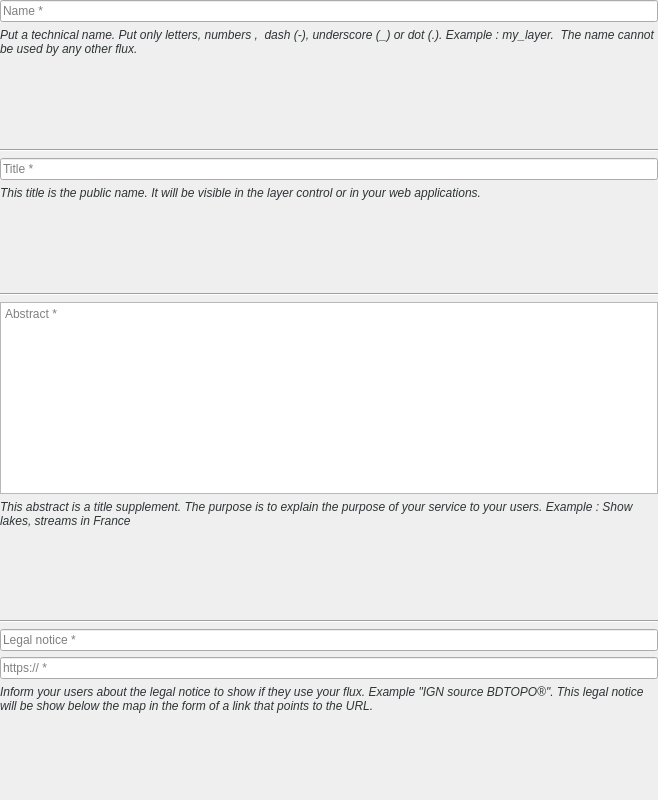
<?xml version="1.0" encoding="UTF-8"?>
<ui version="4.0">
 <class>wdg_publication_form</class>
 <widget class="QWidget" name="wdg_publication_form">
  <property name="geometry">
   <rect>
    <x>0</x>
    <y>0</y>
    <width>658</width>
    <height>800</height>
   </rect>
  </property>
  <property name="windowTitle">
   <string>Publication Widget</string>
  </property>
  <property name="windowOpacity">
   <double>0.900000000000000</double>
  </property>
  <property name="locale">
   <locale language="English" country="UnitedStates"/>
  </property>
  <layout class="QGridLayout" name="gridLayout">
   <property name="leftMargin">
    <number>0</number>
   </property>
   <property name="topMargin">
    <number>0</number>
   </property>
   <property name="rightMargin">
    <number>0</number>
   </property>
   <property name="bottomMargin">
    <number>0</number>
   </property>
   <item row="12" column="0">
    <widget class="Line" name="hl_3">
     <property name="orientation">
      <enum>Qt::Horizontal</enum>
     </property>
    </widget>
   </item>
   <item row="1" column="0">
    <widget class="QLabel" name="lbl_name_hint">
     <property name="enabled">
      <bool>false</bool>
     </property>
     <property name="font">
      <font>
       <italic>true</italic>
      </font>
     </property>
     <property name="cursor">
      <cursorShape>IBeamCursor</cursorShape>
     </property>
     <property name="styleSheet">
      <string notr="true">color: rgb(46, 52, 54)</string>
     </property>
     <property name="text">
      <string>Put a technical name. Put only letters, numbers ,  dash (-), underscore (_) or dot (.). Example : my_layer.  The name cannot be used by any other flux.</string>
     </property>
     <property name="scaledContents">
      <bool>true</bool>
     </property>
     <property name="wordWrap">
      <bool>true</bool>
     </property>
     <property name="textInteractionFlags">
      <set>Qt::LinksAccessibleByMouse|Qt::TextSelectableByMouse</set>
     </property>
    </widget>
   </item>
   <item row="13" column="0">
    <widget class="QLineEdit" name="lne_legal_notice">
     <property name="locale">
      <locale language="English" country="UnitedStates"/>
     </property>
     <property name="inputMethodHints">
      <set>Qt::ImhNone</set>
     </property>
     <property name="text">
      <string notr="true"/>
     </property>
     <property name="placeholderText">
      <string>Legal notice *</string>
     </property>
    </widget>
   </item>
   <item row="15" column="0">
    <widget class="QLabel" name="lbl_legal_hint">
     <property name="font">
      <font>
       <italic>true</italic>
      </font>
     </property>
     <property name="cursor">
      <cursorShape>IBeamCursor</cursorShape>
     </property>
     <property name="styleSheet">
      <string notr="true">color: rgb(46, 52, 54)</string>
     </property>
     <property name="text">
      <string>Inform your users about the legal notice to show if they use your flux. Example &quot;IGN source BDTOPO®&quot;. This legal notice will be show below the map in the form of a link that points to the URL.</string>
     </property>
     <property name="scaledContents">
      <bool>true</bool>
     </property>
     <property name="wordWrap">
      <bool>true</bool>
     </property>
     <property name="textInteractionFlags">
      <set>Qt::LinksAccessibleByMouse|Qt::TextSelectableByMouse</set>
     </property>
    </widget>
   </item>
   <item row="11" column="0">
    <spacer name="verticalSpacer_2">
     <property name="orientation">
      <enum>Qt::Vertical</enum>
     </property>
     <property name="sizeHint" stdset="0">
      <size>
       <width>20</width>
       <height>40</height>
      </size>
     </property>
    </spacer>
   </item>
   <item row="14" column="0">
    <widget class="QLineEdit" name="lne_url_legal">
     <property name="locale">
      <locale language="English" country="UnitedStates"/>
     </property>
     <property name="inputMethodHints">
      <set>Qt::ImhNone</set>
     </property>
     <property name="text">
      <string notr="true"/>
     </property>
     <property name="placeholderText">
      <string notr="true">https:// *</string>
     </property>
    </widget>
   </item>
   <item row="0" column="0">
    <widget class="QLineEdit" name="lne_name">
     <property name="font">
      <font>
       <underline>false</underline>
      </font>
     </property>
     <property name="locale">
      <locale language="English" country="UnitedStates"/>
     </property>
     <property name="inputMethodHints">
      <set>Qt::ImhNone</set>
     </property>
     <property name="text">
      <string notr="true"/>
     </property>
     <property name="placeholderText">
      <string>Name *</string>
     </property>
    </widget>
   </item>
   <item row="8" column="0">
    <widget class="Line" name="hl_2">
     <property name="orientation">
      <enum>Qt::Horizontal</enum>
     </property>
    </widget>
   </item>
   <item row="16" column="0">
    <spacer name="verticalSpacer">
     <property name="orientation">
      <enum>Qt::Vertical</enum>
     </property>
     <property name="sizeHint" stdset="0">
      <size>
       <width>20</width>
       <height>40</height>
      </size>
     </property>
    </spacer>
   </item>
   <item row="7" column="0">
    <spacer name="verticalSpacer_3">
     <property name="orientation">
      <enum>Qt::Vertical</enum>
     </property>
     <property name="sizeHint" stdset="0">
      <size>
       <width>20</width>
       <height>40</height>
      </size>
     </property>
    </spacer>
   </item>
   <item row="2" column="0">
    <spacer name="verticalSpacer_4">
     <property name="orientation">
      <enum>Qt::Vertical</enum>
     </property>
     <property name="sizeHint" stdset="0">
      <size>
       <width>20</width>
       <height>40</height>
      </size>
     </property>
    </spacer>
   </item>
   <item row="6" column="0">
    <widget class="QLabel" name="lbl_title_hint">
     <property name="font">
      <font>
       <italic>true</italic>
      </font>
     </property>
     <property name="cursor">
      <cursorShape>IBeamCursor</cursorShape>
     </property>
     <property name="styleSheet">
      <string notr="true">color: rgb(46, 52, 54)</string>
     </property>
     <property name="text">
      <string>This title is the public name. It will be visible in the layer control or in your web applications.</string>
     </property>
     <property name="scaledContents">
      <bool>true</bool>
     </property>
     <property name="wordWrap">
      <bool>true</bool>
     </property>
     <property name="textInteractionFlags">
      <set>Qt::LinksAccessibleByMouse|Qt::TextSelectableByMouse</set>
     </property>
    </widget>
   </item>
   <item row="5" column="0">
    <widget class="QLineEdit" name="lne_title">
     <property name="inputMethodHints">
      <set>Qt::ImhNone</set>
     </property>
     <property name="text">
      <string notr="true"/>
     </property>
     <property name="placeholderText">
      <string>Title *</string>
     </property>
    </widget>
   </item>
   <item row="9" column="0">
    <widget class="QTextEdit" name="txe_abstract">
     <property name="sizePolicy">
      <sizepolicy hsizetype="Expanding" vsizetype="Fixed">
       <horstretch>0</horstretch>
       <verstretch>0</verstretch>
      </sizepolicy>
     </property>
     <property name="autoFormatting">
      <set>QTextEdit::AutoNone</set>
     </property>
     <property name="documentTitle">
      <string/>
     </property>
     <property name="placeholderText">
      <string>Abstract *</string>
     </property>
    </widget>
   </item>
   <item row="3" column="0">
    <widget class="Line" name="hl_1">
     <property name="orientation">
      <enum>Qt::Horizontal</enum>
     </property>
    </widget>
   </item>
   <item row="10" column="0">
    <widget class="QLabel" name="lbl_abstract_hint">
     <property name="font">
      <font>
       <italic>true</italic>
      </font>
     </property>
     <property name="cursor">
      <cursorShape>IBeamCursor</cursorShape>
     </property>
     <property name="styleSheet">
      <string notr="true">color: rgb(46, 52, 54)</string>
     </property>
     <property name="text">
      <string>This abstract is a title supplement. The purpose is to explain the purpose of your service to your users. Example : Show lakes, streams in France</string>
     </property>
     <property name="scaledContents">
      <bool>true</bool>
     </property>
     <property name="wordWrap">
      <bool>true</bool>
     </property>
     <property name="textInteractionFlags">
      <set>Qt::LinksAccessibleByMouse|Qt::TextSelectableByMouse</set>
     </property>
    </widget>
   </item>
  </layout>
 </widget>
 <tabstops>
  <tabstop>lne_name</tabstop>
  <tabstop>lne_title</tabstop>
  <tabstop>txe_abstract</tabstop>
  <tabstop>lne_url_legal</tabstop>
  <tabstop>lne_legal_notice</tabstop>
 </tabstops>
 <resources/>
 <connections/>
</ui>
